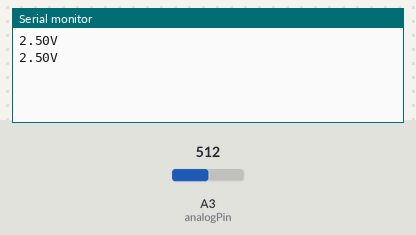
Bench run of a sketch on a simulated Arduino Uno, built with avr-gcc and run on an emulated ATmega328P. On the bench: the last lines printed to the serial monitor. The inputs (shaded band) are chosen by the test bench; at power-on: A3 (analogPin) = 512.

Above: at 2.8 s.
2.9 s: A3 (analogPin) set to 716
At 4.8 s:
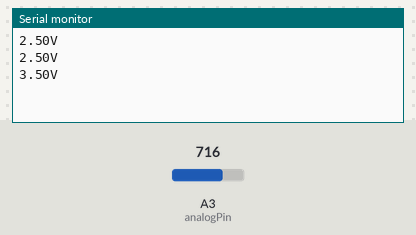
5.6 s: A3 (analogPin) set to 900
At 6.3 s:
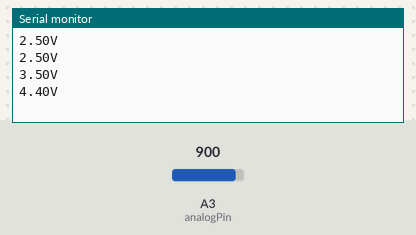
Timing chart, 0 to 8.6 s (numbered marks = the images above; inputs shaded):
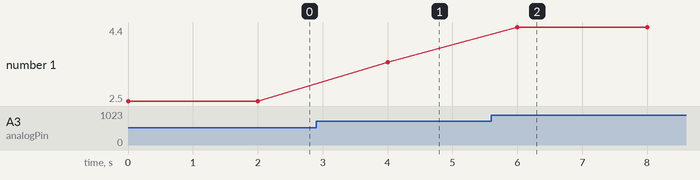

Measured:
- after the input at 2.9 s, the serial monitor: prints a new line after 1.1 s (image 1)
- after the input at 5.6 s, the serial monitor: prints a new line after 0.40 s (image 2)
- plotted number 1: 2.5 → 3.5 after the input at 2.9 s, 3.5 → 4.4 after the input at 5.6 s

The sketch:

potensiometerReader.ino
```cpp
/*Dette er begyndelsen på pogrammet der skal
aflæse spændingsdelingen på et potensiometer*/

  const float analogPin=3;  //Definireing af input pin

  float analogInt=0; //Seneste værdi for anolog input = 0
  float uUd=0;//Definering uUd som variabel


 void setup() {
  Serial.begin(9600); //Begynder Seriel Kommunikation på 9600 bit rate (bit/s)
 }

 void loop(){
  analogInt=analogRead(analogPin); //Læs værdi og skriv til variabel anologInt

  uUd=analogInt/204.6; //

  Serial.print(uUd); //Printer værdi af varibel anologInt
  Serial.println("V");

  delay(2000);
 }
```
